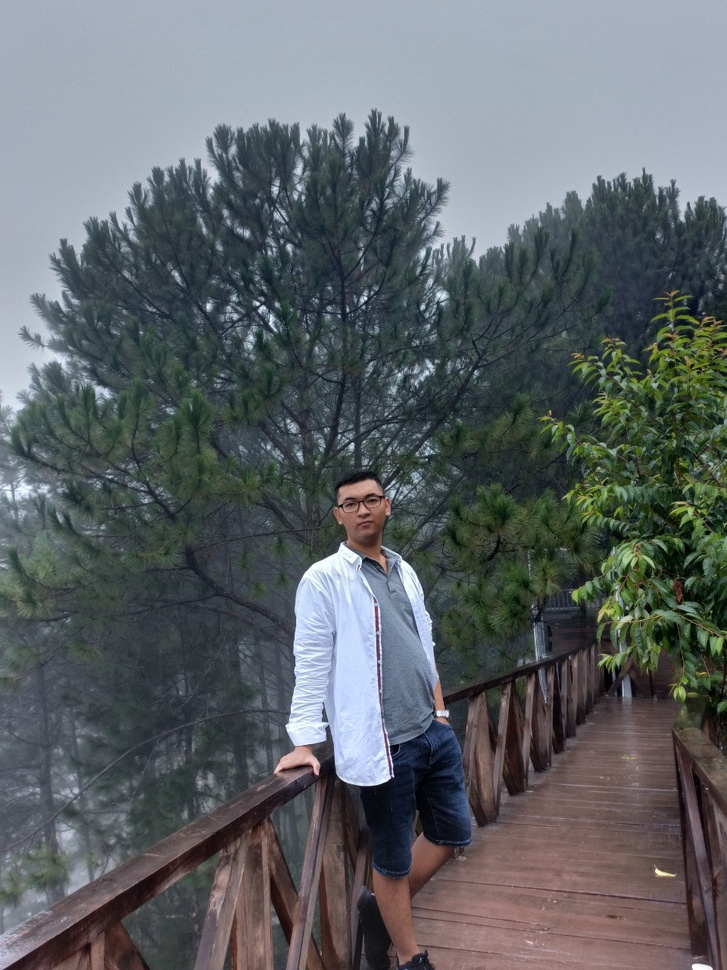
#> input picture Xử lý ảnh/pine.jpg, 727 x 970 px, shrunk from 960 x 1280 before the run
$ jupyter execute 2.ipynb   (older library calls are emulated)
#> lines starting #> are read from the running program, lines starting #| are printed output that depends on the picture; after the words box and inside, x2 and y2 are one past the last pixel; in counts of white or black regions, pixels touching at a corner belong together
[cell 1]
import numpy as np
import pandas as pd
import matplotlib.pyplot as plt

[cell 2]
import cv2

# Xác định Gaussian kernel 3x3 với các giá trị sigma khác nhau
sigmas = [0.25, 0.5, 0.75, 0.95, 1.25]

# Tạo và in kernel cho từng sigma
for sigma in sigmas:
    gaussian_kernel = cv2.getGaussianKernel(3, sigma)
    kernel_2d = gaussian_kernel * gaussian_kernel.T  # Tạo kernel 2D
    print(f"Gaussian Kernel with sigma={sigma}:\n", kernel_2d, "\n")

[cell 3]
# Ma trận I (từ đề bài)
I = np.array([
    [4, 4, 1, 1, 2, 1],
    [109, 8, 8, 8, 7, 1],
    [8, 8, 8, 8, 7, 1],
    [8, 8, 8, 8, 7, 1],
    [8, 8, 8, 8, 7, 1],
    [8, 8, 7, 7, 1, 1]
])

# Áp dụng bộ lọc Gaussian mà không sử dụng biên
sigma = 0.95  # Chọn một giá trị sigma
gaussian_kernel = cv2.getGaussianKernel(3, sigma)
gaussian_kernel_2d = gaussian_kernel * gaussian_kernel.T

# Chuyển đổi ma trận I sang kiểu np.float32
I_float32 = I.astype(np.float32)

# Áp dụng bộ lọc Gaussian
G = cv2.filter2D(I_float32, -1, gaussian_kernel_2d)
print("Ảnh sau khi áp dụng bộ lọc Gaussian:\n", G)

[cell 4]
# Tính giá trị G(3, 2)
G_3_2 = G[2, 1]  # Indexing theo Python (bắt đầu từ 0)
print(f"Giá trị tại G(3,2): {G_3_2}")

[cell 5]
# Chuyển đổi ma trận I sang kiểu np.uint8
I_uint8 = I.astype(np.uint8)

# Áp dụng ngưỡng toàn cục (global thresholding)
_, threshold_global = cv2.threshold(I_uint8, 127, 255, cv2.THRESH_BINARY)
print("Ảnh sau khi phân đoạn bằng ngưỡng toàn cục:\n", threshold_global)

[cell 6]
# Chuyển đổi ma trận I sang kiểu np.uint8
I_uint8 = I.astype(np.uint8)

# Áp dụng ngưỡng Otsu
_, threshold_otsu = cv2.threshold(I_uint8, 0, 255, cv2.THRESH_BINARY + cv2.THRESH_OTSU)
print("Ảnh sau khi phân đoạn bằng phương pháp Otsu:\n", threshold_otsu)

[cell 7]
# Ảnh nhị phân sau khi phân đoạn với ngưỡng T từ câu d
binary_image = threshold_global
print("Ảnh nhị phân sau khi phân đoạn với ngưỡng T:\n", binary_image)

[cell 8]
# bai 2

[cell 9]
import cv2
import numpy as np
import matplotlib.pyplot as plt

# Đọc ảnh từ file (giả sử ảnh đã có tên là 'student_image.jpg')
image = cv2.imread('../pine.jpg', cv2.IMREAD_GRAYSCALE)
#> image: shape (970, 727); min 0, max 255, mean 98.3
if image is None:
    raise FileNotFoundError("The image file 'student_image.jpg' was not found.")

# Robert filter
roberts_kernel_x = np.array([[1, 0], [0, -1]])
roberts_kernel_y = np.array([[0, 1], [-1, 0]])
roberts_x = cv2.filter2D(image, -1, roberts_kernel_x)
roberts_y = cv2.filter2D(image, -1, roberts_kernel_y)
roberts = np.sqrt(roberts_x**2 + roberts_y**2)

# Sobel filter
sobel_x = cv2.Sobel(image, cv2.CV_64F, 1, 0, ksize=3)
sobel_y = cv2.Sobel(image, cv2.CV_64F, 0, 1, ksize=3)
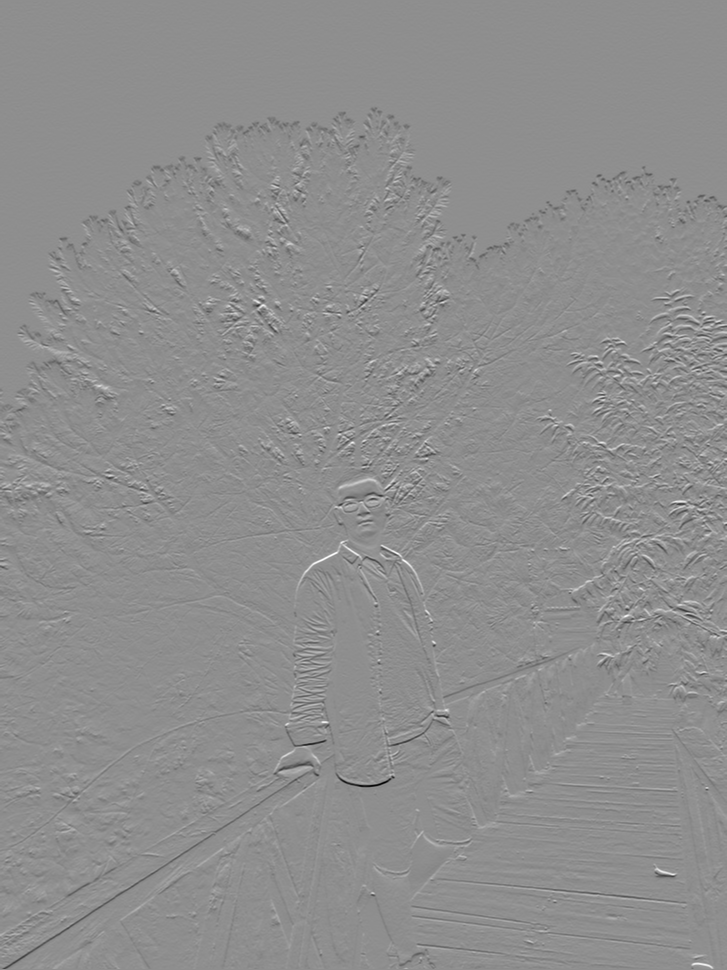
#> sobel_y: shape (970, 727) float64; min -911, max 718, mean -0.7; drawn with min black and max white
sobel = np.sqrt(sobel_x**2 + sobel_y**2)

# Prewitt filter
prewitt_x = cv2.filter2D(image, -1, np.array([[1, 0, -1], [1, 0, -1], [1, 0, -1]]))
prewitt_y = cv2.filter2D(image, -1, np.array([[1, 1, 1], [0, 0, 0], [-1, -1, -1]]))
prewitt = np.sqrt(prewitt_x**2 + prewitt_y**2)
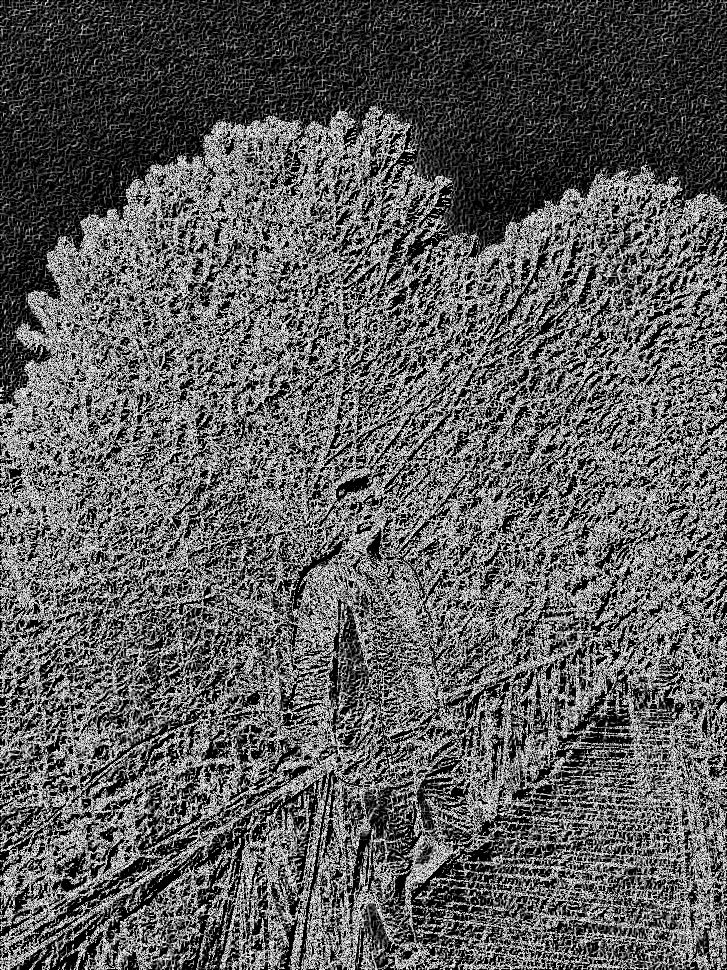
#> prewitt: shape (970, 727) float16; min 0, max 15.91, mean 5.83; drawn with min black and max white

# Laplace filter
laplace = cv2.Laplacian(image, cv2.CV_64F)

# Hiển thị kết quả
plt.figure(figsize=(10, 8))

plt.subplot(2, 2, 1), plt.imshow(roberts, cmap='gray')
plt.title('Robert'), plt.axis('off')

plt.subplot(2, 2, 2), plt.imshow(sobel, cmap='gray')
plt.title('Sobel'), plt.axis('off')

plt.subplot(2, 2, 3), plt.imshow(prewitt, cmap='gray')
plt.title('Prewitt'), plt.axis('off')

plt.subplot(2, 2, 4), plt.imshow(laplace, cmap='gray')
plt.title('Laplace'), plt.axis('off')

plt.show()

[cell 10]
def sharpen_image(image):
    # Sử dụng bộ lọc Laplace để làm sắc nét
    laplacian = cv2.Laplacian(image, cv2.CV_64F)
    laplacian = laplacian.astype(image.dtype)  # Ensure same data type
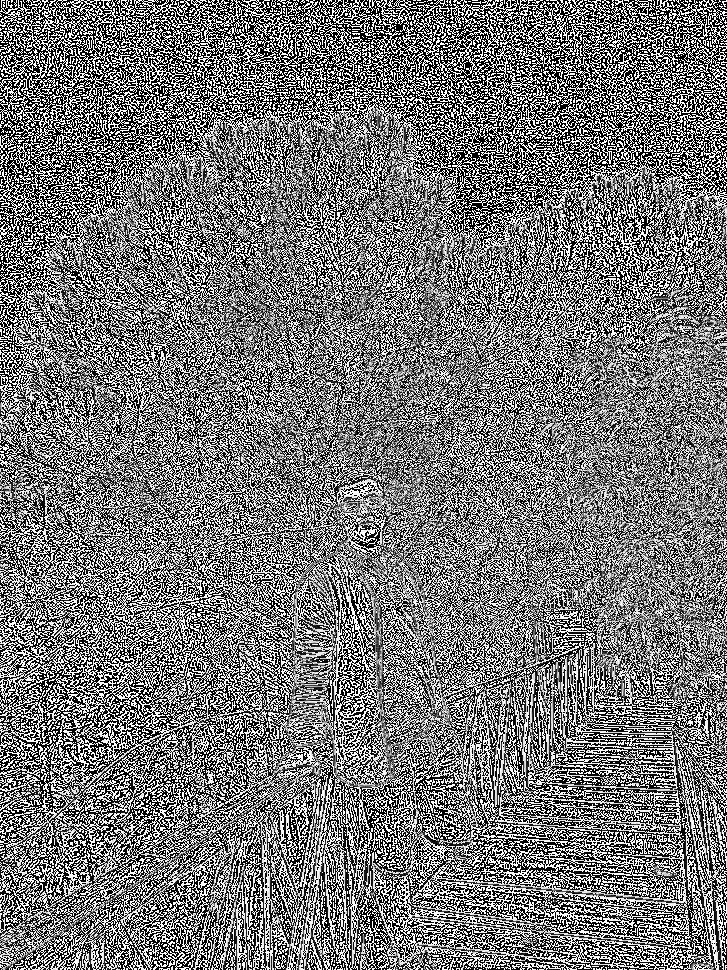
#> laplacian: shape (970, 727); min 0, max 255, mean 118.9
    sharpened_image = cv2.addWeighted(image, 1.5, laplacian, -0.5, 0)
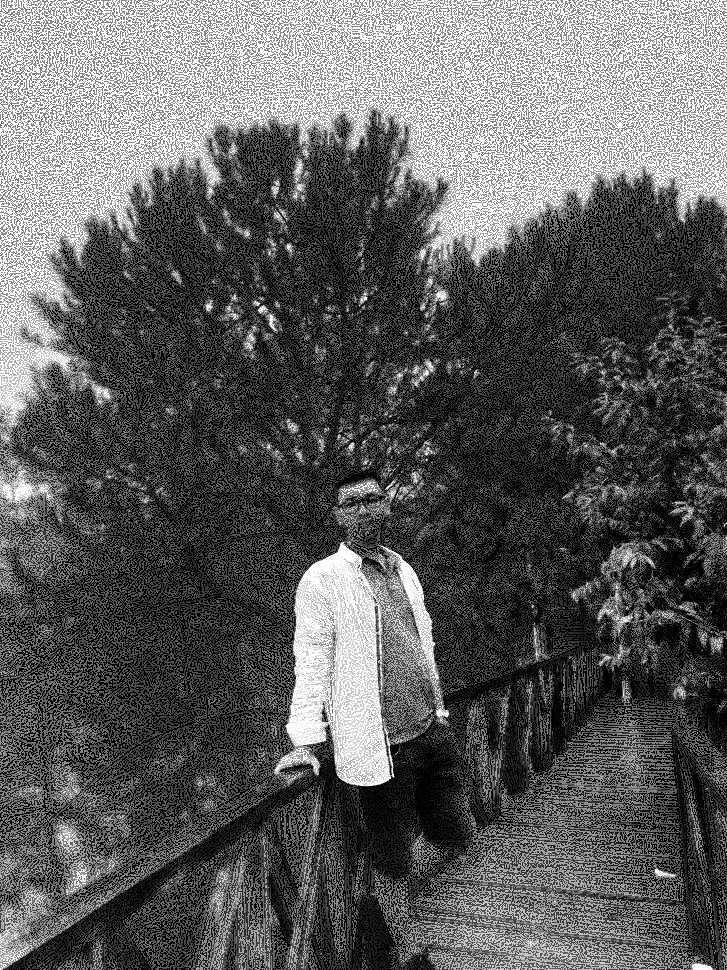
#> sharpened_image: shape (970, 727); min 0, max 255, mean 93.4
    return sharpened_image

# Áp dụng hàm sharpen_image
sharpened = sharpen_image(image)

# Hiển thị ảnh sau khi làm sắc nét
plt.imshow(sharpened, cmap='gray')
plt.title('Sharpened Image')
plt.axis('off')
plt.show()

[cell 11]
def threshold_otsu(image):
    _, otsu_thresh = cv2.threshold(image, 0, 255, cv2.THRESH_BINARY + cv2.THRESH_OTSU)
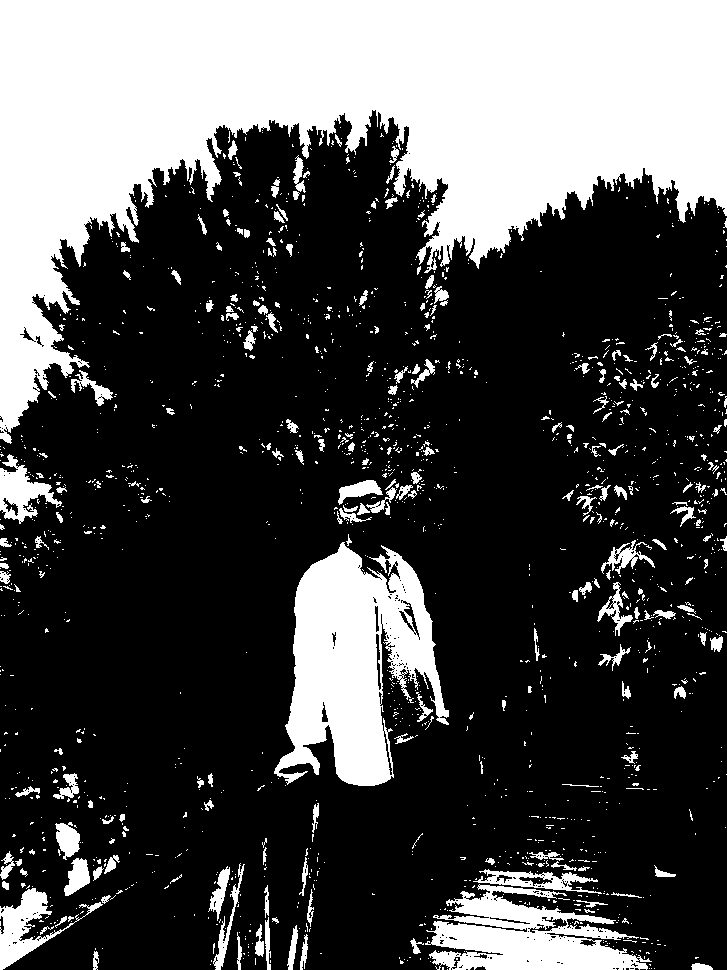
#> otsu_thresh: shape (970, 727); 29.9% white; 1684 white regions (1455 under 20 px), largest, box (x1, y1, x2, y2) and area: (0, 0, 727, 444) 148910, (274, 542, 449, 786) 23828, (425, 884, 652, 970) 10735
    return otsu_thresh

# Áp dụng ngưỡng Otsu
otsu_image = threshold_otsu(image)

# Hiển thị ảnh sau khi áp dụng ngưỡng Otsu
plt.imshow(otsu_image, cmap='gray')
plt.title('Otsu Threshold')
plt.axis('off')
plt.show()

[cell 12]
def segment_image(image, threshold):
    # Phân đoạn ảnh với ngưỡng
#> called with threshold = 127
    segmented_image = cv2.threshold(image, threshold, 255, cv2.THRESH_BINARY)[1]
#> segmented_image: shape (970, 727); 27.7% white; 1475 white regions (1295 under 20 px), largest, box (x1, y1, x2, y2) and area: (0, 0, 727, 432) 147660, (274, 542, 449, 786) 22537, (444, 924, 635, 970) 4685
    return segmented_image

# Sử dụng ảnh đã phân đoạn bằng ngưỡng Otsu
segmented = segment_image(image, 127)  # Hoặc sử dụng ngưỡng từ Otsu đã tính ở câu c
plt.imshow(segmented, cmap='gray')
plt.title('Segmented Image')
plt.axis('off')
plt.show()

[cell 13]
def morphological_processing(image):
    kernel = np.ones((3, 3), np.uint8)

    # Thực hiện phép dãn (dilate) và co (erode)
    dilation = cv2.dilate(image, kernel, iterations=1)
#> dilation: shape (970, 727); 35.9% white; 681 white regions (335 under 20 px), largest, box (x1, y1, x2, y2) and area: (0, 0, 727, 445) 158103, (273, 533, 450, 787) 27272, (409, 849, 656, 970) 16916
    erosion = cv2.erode(image, kernel, iterations=1)
#> erosion: shape (970, 727); 25.7% white; 384 white regions (300 under 20 px), largest, box (x1, y1, x2, y2) and area: (0, 0, 727, 431) 143789, (275, 544, 448, 785) 20609, (433, 922, 636, 970) 5463

    # Thực hiện phép mở (opening) và đóng (closing)
    opening = cv2.morphologyEx(image, cv2.MORPH_OPEN, kernel)
#> opening: shape (970, 727); 28% white; 315 white regions (146 under 20 px), largest, box (x1, y1, x2, y2) and area: (0, 0, 727, 432) 147446, (274, 543, 449, 786) 22726, (432, 921, 648, 970) 6294
    closing = cv2.morphologyEx(image, cv2.MORPH_CLOSE, kernel)
#> closing: shape (970, 727); 31.1% white; 983 white regions (779 under 20 px), largest, box (x1, y1, x2, y2) and area: (0, 0, 727, 444) 151190, (274, 534, 449, 786) 24959, (410, 850, 655, 970) 14335

    return dilation, erosion, opening, closing

# Áp dụng xử lý hình thái
dilation, erosion, opening, closing = morphological_processing(otsu_image)

# Hiển thị kết quả
plt.figure(figsize=(10, 8))

plt.subplot(2, 2, 1), plt.imshow(dilation, cmap='gray')
plt.title('Dilation'), plt.axis('off')

plt.subplot(2, 2, 2), plt.imshow(erosion, cmap='gray')
plt.title('Erosion'), plt.axis('off')

plt.subplot(2, 2, 3), plt.imshow(opening, cmap='gray')
plt.title('Opening'), plt.axis('off')

plt.subplot(2, 2, 4), plt.imshow(closing, cmap='gray')
plt.title('Closing'), plt.axis('off')

plt.show()

[cell 14]
# Sử dụng Canny để xác định biên ảnh
edges = cv2.Canny(image, 100, 200)
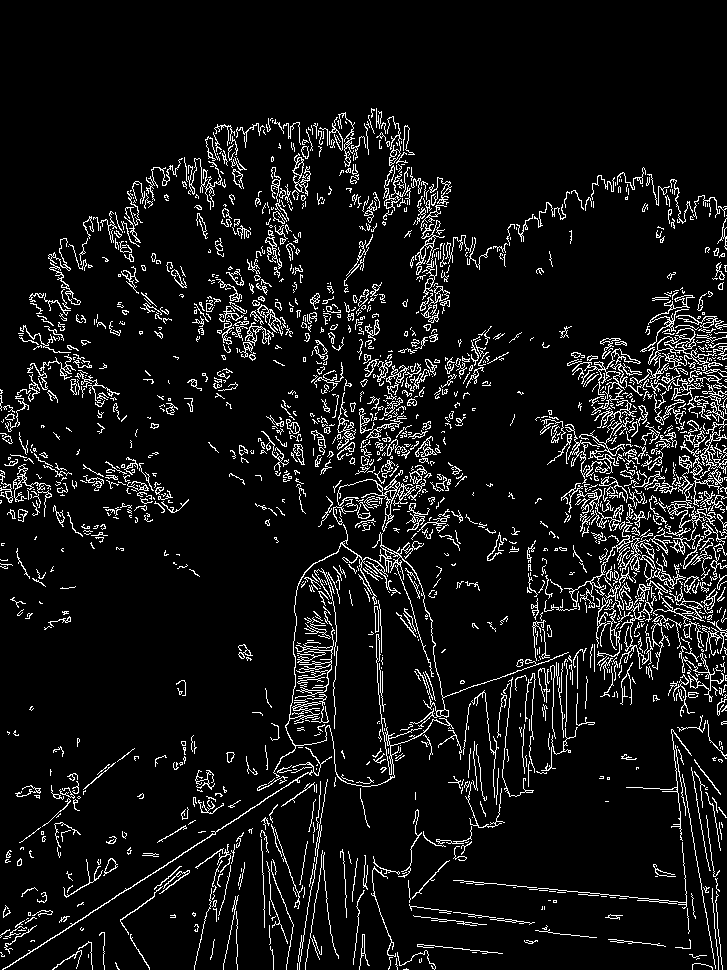
#> edges: shape (970, 727); 7.9% white in thin lines or dots, all inside (x1, y1, x2, y2) = (0, 108, 727, 970)

# Hiển thị ảnh biên
plt.imshow(edges, cmap='gray')
plt.title('Canny Edge Detection')
plt.show()

$ run again, with Xử lý ảnh/1.jpg copied over Xử lý ảnh/pine.jpg
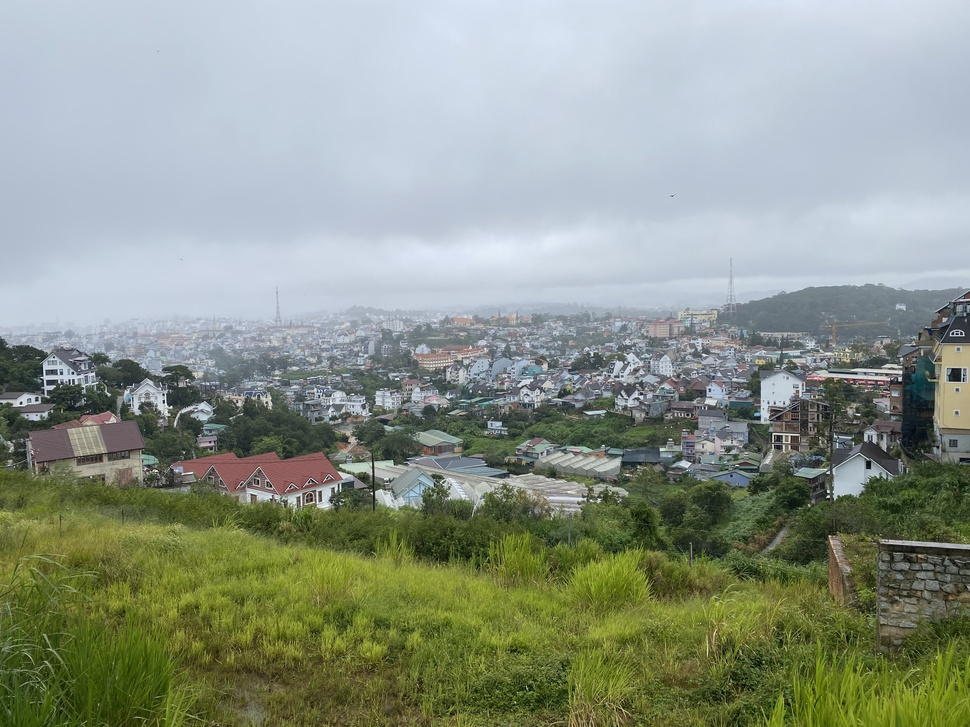
#> input picture Xử lý ảnh/1.jpg, 970 x 727 px, shrunk from 2568 x 1926 before the run
#> in threshold_otsu, `_, otsu_thresh = cv2.threshold(image, 0, 255, cv2.THRESH_BINARY + cv2...`:
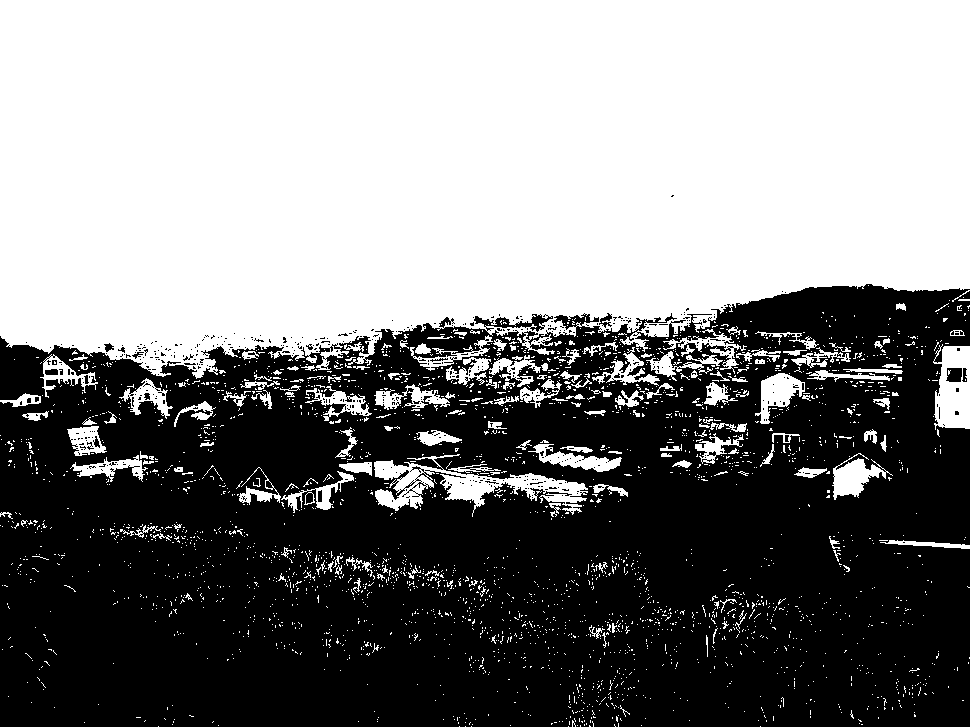
#> otsu_thresh: shape (727, 970); 50.7% white; 531 black regions (513 under 20 px), largest, box (x1, y1, x2, y2) and area: (0, 284, 970, 727) 345355, (946, 368, 962, 382) 194, (599, 313, 612, 328) 88
#> segmented_image: shape (727, 970); 56.3% white; 1022 black regions (985 under 20 px), largest, box (x1, y1, x2, y2) and area: (0, 291, 970, 727) 303154, (688, 343, 731, 364) 281, (668, 318, 713, 342) 265
#> dilation: shape (727, 970); 58.2% white; 326 black regions (264 under 20 px), largest, box (x1, y1, x2, y2) and area: (0, 285, 970, 727) 286331, (0, 339, 48, 399) 2059, (406, 324, 487, 352) 932
#> erosion: shape (727, 970); 46% white; 406 white regions (321 under 20 px), largest, box (x1, y1, x2, y2) and area: (0, 0, 970, 373) 311878, (936, 347, 970, 428) 1870, (834, 460, 880, 497) 906
#> opening: shape (727, 970); 47.9% white; 310 white regions (145 under 20 px), largest, box (x1, y1, x2, y2) and area: (0, 0, 970, 378) 314947, (935, 346, 970, 429) 2209, (761, 373, 802, 424) 1123
#> closing: shape (727, 970); 52.6% white; 146 black regions (73 under 20 px), largest, box (x1, y1, x2, y2) and area: (0, 284, 970, 727) 325488, (546, 326, 618, 385) 1940, (529, 350, 570, 384) 561
#> `edges = cv2.Canny(image, 100, 200)`:
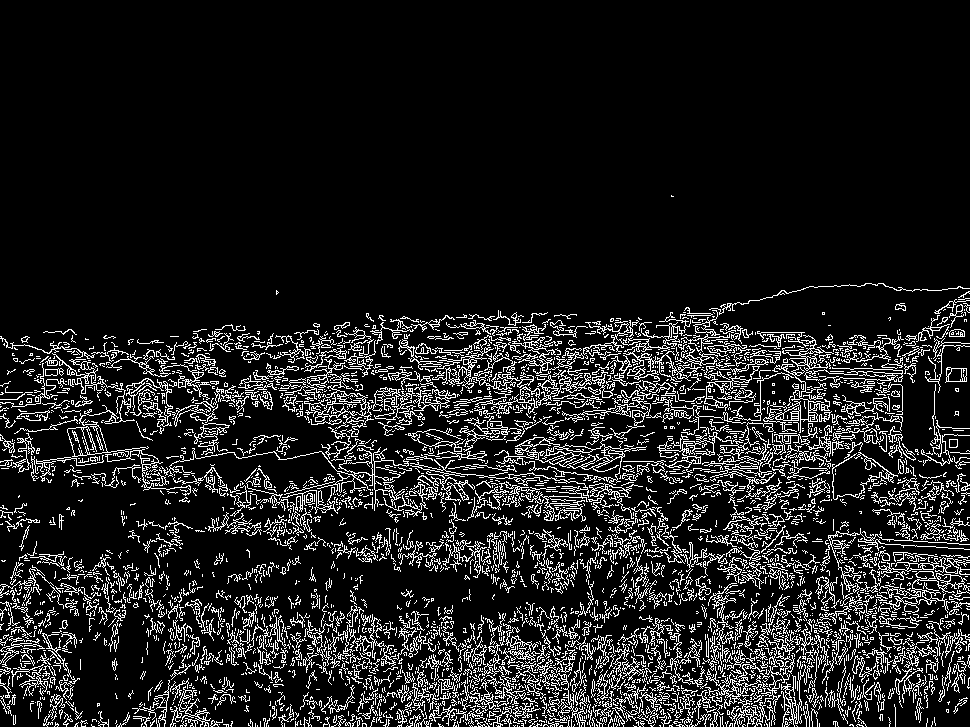
#> edges: shape (727, 970); 12.1% white in thin lines or dots, all inside (x1, y1, x2, y2) = (0, 195, 970, 727)
